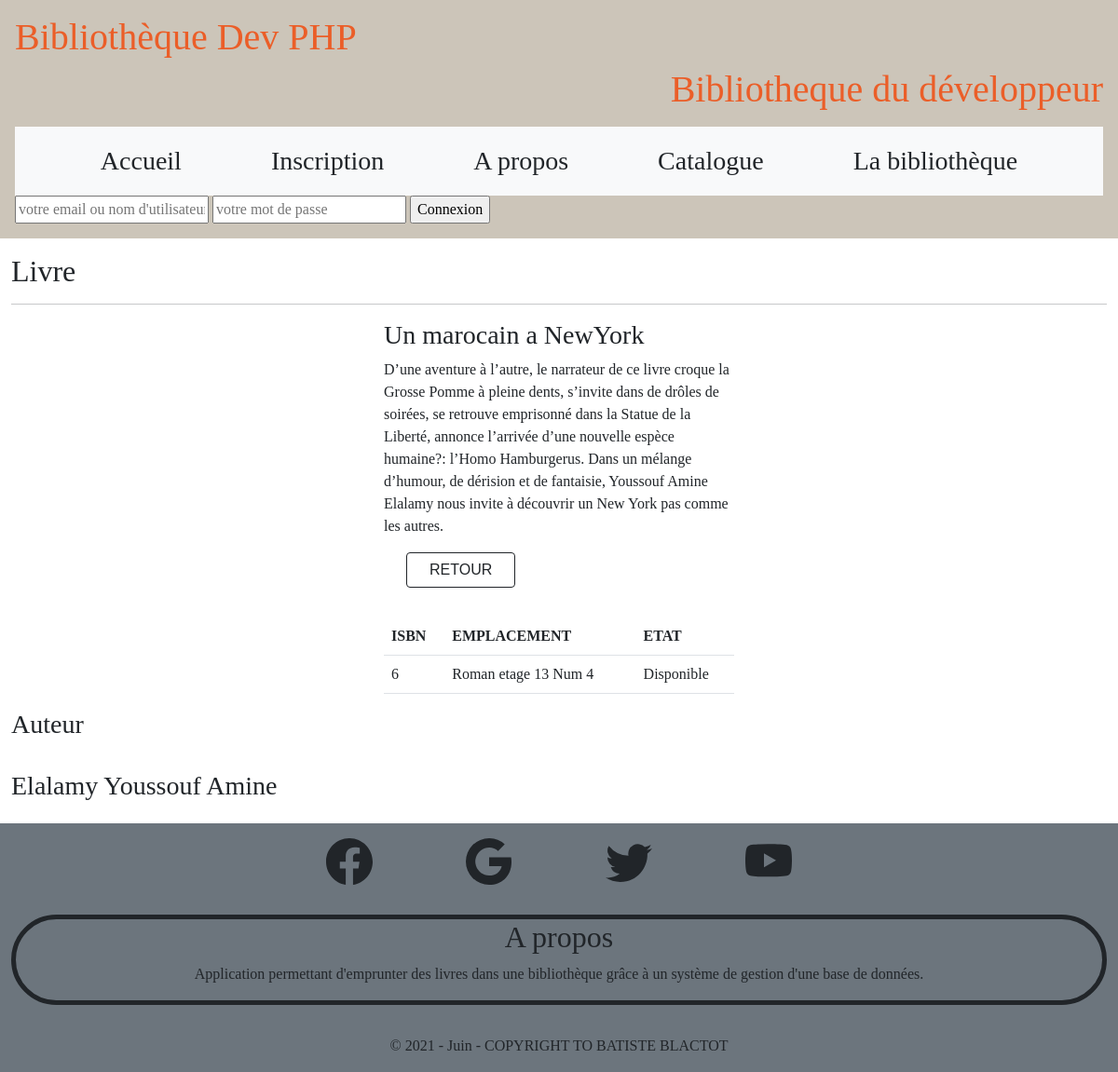
The page /consultation.php?ISBN=6 on the database its author committed.
### tables this page shows
CREATE TABLE IF NOT EXISTS `livre` (
  `ISBN` int(99) NOT NULL AUTO_INCREMENT,
  `titre_livre` varchar(70) DEFAULT NULL,
  `type_livre` varchar(20) DEFAULT NULL,
  `editeur` varchar(40) DEFAULT NULL,
  `etat` tinyint(1) NOT NULL DEFAULT '1',
  `img_livre` text,
  `Emplacement` text,
  `Paragraphe` text,
  PRIMARY KEY (`ISBN`),
  KEY `ISBN` (`ISBN`)
);

CREATE TABLE IF NOT EXISTS `ecrire` (
  `id_auteur` int(99) NOT NULL,
  `ISBN` int(99) NOT NULL,
  KEY `id_auteur` (`id_auteur`,`ISBN`),
  KEY `ISBN` (`ISBN`),
  KEY `id_auteur_2` (`id_auteur`)
);

CREATE TABLE IF NOT EXISTS `auteur` (
  `id_auteur` int(99) NOT NULL AUTO_INCREMENT,
  `nom_auteur` varchar(17) DEFAULT NULL,
  `prenom_auteur` varchar(17) DEFAULT NULL,
  `img_auteur` text,
  PRIMARY KEY (`id_auteur`)
);

### model/Livre.php (called while the page is built, shortened)
<?php
require_once('Connexion.php');
class Livre extends Connexion
{
    public function afficher_infolivre($isbn)
    {
        $livre = array();
        $sql = "SELECT * FROM livre WHERE ISBN='$isbn'";
        $connex = new Connexion();
        $req = $connex->getPDO()->query($sql);
        $livre[] = $req->fetch();
        return $livre;
    }
    public function afficher_info_auteur($isbn)
    {
        $auteur = array();
        $sql = "SELECT * FROM ecrire e JOIN auteur a
		ON e.id_auteur=a.id_auteur
		WHERE e.ISBN='$isbn'";
        $connex = new Connexion();
        $req = $connex->getPDO()->query($sql);
        while ($data = $req->fetch()) {
            $auteur[] = $data;
        }
        return $auteur;
    }
}

### model/Connexion.php (called while the page is built, shortened)
<?php
class Connexion
{
    private $_host = "localhost";
    private $_user = "root";
    private $_pwd = "";
    private $_dbname = "biblio";
    public function getPDO()
    {
        $this->_statement = new PDO("mysql:host={$this->_host};dbname=" . $this->_dbname . ";charset=utf8", $this->_user, $this->_pwd, array(PDO::ATTR_ERRMODE => PDO::ERRMODE_EXCEPTION));
        return $this->_statement;
    }
}

### consultation.php (the view, shortened to what this page needs)
<?php
include("model/Livre.php");
$livreinfo = new Livre();
$unSeulLivre = $livreinfo->afficher_infolivre($_GET['ISBN']);
foreach ($unSeulLivre as $livre) {
}
?>
<!DOCTYPE html>
<html>
<head>
    <link href="https://cdn.jsdelivr.net/npm/bootstrap@5.0.1/dist/css/bootstrap.min.css" rel="stylesheet">
    <link rel="stylesheet" href="public/CSS/main.css">
</head>
<body>
    <?php require 'view/template/header.php' ?>
    <div class="container-fluid">
        <h2 class="mt-3">Livre</h2>
        <hr>
        <div class="row">
            <div class="col-sm-6 col-md-4 img-livre">
                <div class="container">
                </div>
            </div>
            <div class="col-sm-6 col-md-4 paragraphe">
                <div>
                    <div class="caption">
                        <h3 class="nom-livre"><?php echo $livre['titre_livre']; ?></h3>
                        <p><?php echo $livre['Paragraphe']; ?></p>
                        <button class="btn btn-default border border-dark text-center ms-4 mb-3 px-4"><a href="index.php?chercher=<?php echo $livre['type_livre'] ?>" class="text-dark" style="text-decoration: none;">Retour</a></button>
                    </div>
                </div>
                <div class="panel panel-default">
                    <table class="table">
                        <tr>
                            <th>ISBN</th>
                            <th>EMPLACEMENT</th>
                            <th>ETAT</th>
                        </tr>
                        <tr>
                            <td><?php echo $livre['ISBN']; ?></td>
                            <td><?php echo $livre['Emplacement'] ?></td>
                            <td><?php if ($livre['etat'] == 1) {
                                    echo "Deja emprunte";
                                } else {
                                    echo "Disponible";
                                } ?></td>
                        </tr>
                    </table>
                </div>
            </div>
        </div>
        <div>
            <div class="row">
                <?php
                $lesauteur = $livreinfo->afficher_info_auteur($_GET['ISBN']);
                foreach ($lesauteur as $auteur) {
                ?>
                    <div class="col-sm-6 col-md-4 img-auteur">
                        <h3>Auteur</h3>
                        <div>
                            <div class="caption">
                                <h3 class="mb-4"><?php echo $auteur['nom_auteur'] . " " . $auteur['prenom_auteur']; ?></h3>
                            </div>
                        </div>
                    </div>
                <?php
                }
                ?>
            </div>
        </div>
    </div>
    <?php include('view/template/footer.php'); ?>
</body>
</html>

### public/CSS/main.css (style rules this page uses)
body { box-sizing: border-box; margin: 0; padding: 0; font-family: 'Viaoda Libre', cursive; }
button { transition: all .5s ease; color: rgb(255, 255, 255); border: 3px solid white; font-family:'Montserrat', sans-serif; text-transform: uppercase; text-align: center; line-height: 1; font-size: 17px; background-color : transparent; padding: 10px; outline: none; border-radius: 4px; }

### rows shown on the page
livre: titre_livre "Un marocain a NewYork", Paragraphe "D’une aventure à l’autre, le narrateur de ce livre croque la Grosse Pomme à pleine dents, s’invite dans de drôles de soirées, se retrouve emprisonné dans la Statue de la Liberté, annonce l’arrivée d’une nouvelle espèce humaine?: l’Homo Hamburgerus. Dans un mélange d’humour, de dérision et de fantaisie, Youssouf Amine Elalamy nous invite à découvrir un New York pas comme les autres.", ISBN "6", Emplacement "Roman etage 13 Num 4"
ecrire: id_auteur.nom_auteur "Elalamy", id_auteur.prenom_auteur "Youssouf Amine"
